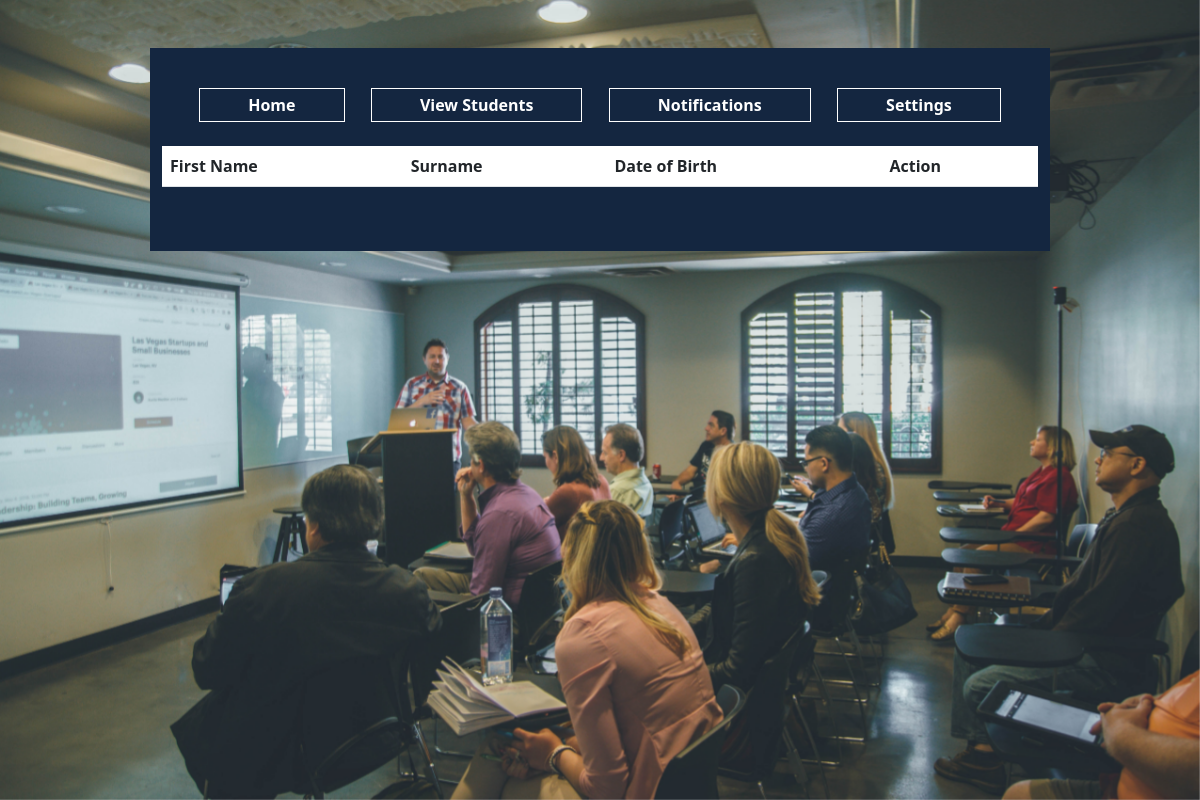
Before: /students.php with the older database file.
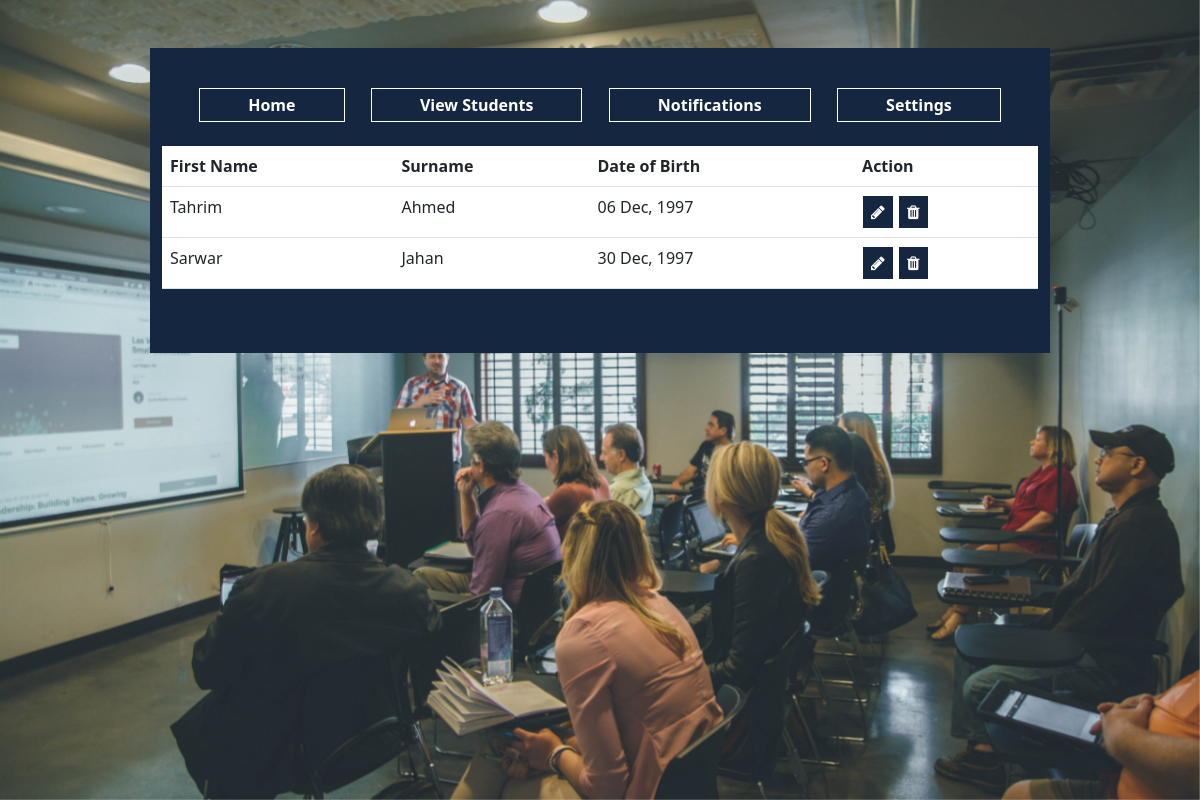
After: the same page with the newer database file.
### tables this page shows
CREATE TABLE `student` (
  `student_id` int(11) NOT NULL,
  `first_name` text NOT NULL,
  `sur_name` text NOT NULL,
  `date_of_birth` timestamp NOT NULL DEFAULT current_timestamp() ON UPDATE current_timestamp()
);

### sys/config.php (called while the page is built, shortened)
<?php
function base_url($uri = '')
{
    return 'http://' . $_SERVER["HTTP_HOST"] . ($_SERVER["HTTP_HOST"] == 'serveraddress.com' ? "" : "/school") . '/' . ($uri ? $uri : '');
}

### students.php (the view, shortened to what this page needs)
<?php
include_once 'sys/config.php';
include_once 'sys/database.php';
$query = "SELECT * FROM student";
$result = mysqli_query($link, $query);
?>
<!DOCTYPE html>
<html lang="en">
<head>
    <link rel="stylesheet" href="style.css">
    <link rel="stylesheet" type="text/css" href="<?=base_url('property/vendors/autocomplete/style.css')?>">
    <link rel="stylesheet" type="text/css" href="<?=base_url('property/vendors/datatables/dataTables.bootstrap4.min.css')?>">
    <link rel="stylesheet" type="text/css" href="<?=base_url('property/vendors/select2/select2.min.css')?>">
    <link rel="stylesheet" href="https://cdnjs.cloudflare.com/ajax/libs/font-awesome/4.7.0/css/font-awesome.min.css">
    <link href="https://cdn.jsdelivr.net/npm/bootstrap@5.3.0-alpha3/dist/css/bootstrap.min.css" rel="stylesheet">
</head>
<body>
<img src="./image/cover.jpg" id="background-img">
<section class="container-fluid bkg w-75 text-white pb-5">
    <div class=" mx-auto pt-3 mt-5">
        <div class="padding-left-5 p-4 d-flex  justify-content-around">
            <button onclick="window.location.href = 'index.php';" type="button " class="button1 px-5 py-1 fw-bold">Home</button>
            <button onclick="window.location.href = 'students.php';" type="button" class="button1 px-5 fw-bold">View Students</button>
            <button type="button" class="button1 px-5 fw-bold">Notifications</button>
            <button type="button" class="button1 px-5 fw-bold">Settings</button>
        </div>
    </div>
    <div class="d-flex align-items-center  justify-content-around">
        <table id="student_data" class="table">
                <thead style="color: black">
                <tr>
                    <th>First Name</th>
                    <th>Surname</th>
                    <th>Date of Birth</th>
                    <th>Action</th>
                </tr>
                </thead>
                <tbody>
                <?php
                while ($row = mysqli_fetch_array($result)) {
                    ?>
                    <tr style="color: black">
                        <td><?= $row["first_name"] ?></td>
                        <td><?= $row["sur_name"] ?></td>
                        <td><?= date('d M, Y', strtotime($row["date_of_birth"])) ?></td>
                        <td>
                            <button class="button1 px-2 py-1 fw-bold"><i class="fa fa-pencil"></i></button>
                            <button class="button1 px-2 py-1 fw-bold"><i class="fa fa-trash"></i></button>
                        </td>
                    </tr>
                    <?php
                }
                ?>
                </tbody>
            </table>
    </div>
</section>
</body>
</html>

Changed rows visible on the page:
added student: first_name "Tahrim", sur_name "Ahmed", date_of_birth "06 Dec, 1997"
added student: first_name "Sarwar", sur_name "Jahan", date_of_birth "30 Dec, 1997"
